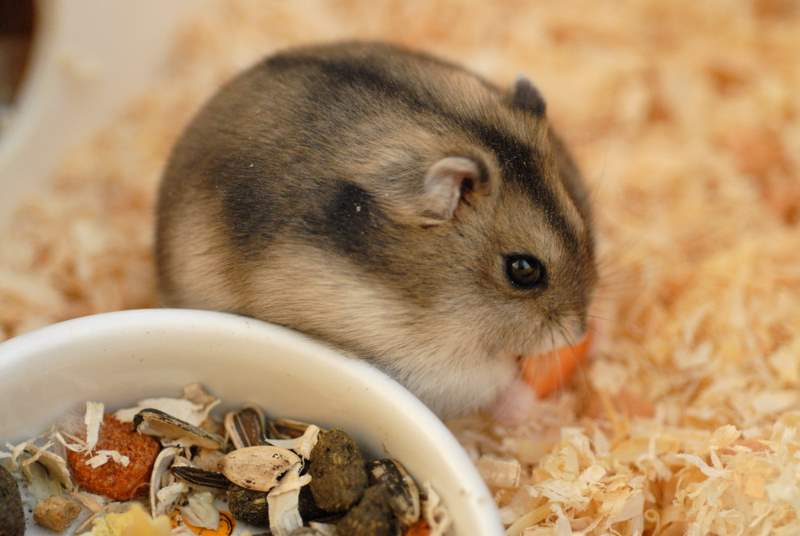
#> input picture OpenCV/images/ham1.jpg, 800 x 536 px, found by its file name
$ python 09_img_crop.py
#> lines starting #> are read from the running program, lines starting #| are printed output that depends on the picture
import cv2

image = cv2.imread('OpenCV/images/ham1.jpg')
#> image is the input picture: shape (536, 800, 3); mean B, G, R 102, 140.8, 174.9

#이미지 자르기
img_crop = image[100:200, 100:400]
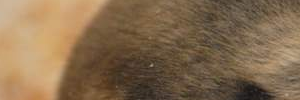
#> img_crop: shape (100, 300, 3); mean B, G, R 78.3, 107.6, 133.3

cv2.imshow('origin',image)
cv2.imshow('Crop', img_crop)
cv2.waitKey(0)
cv2.destroyAllWindows()

$ run again, with OpenCV/images/davidclode-parrot.jpg copied over OpenCV/images/ham1.jpg
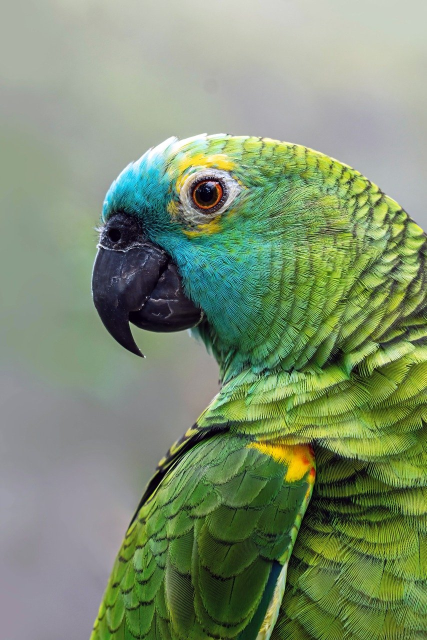
#> input picture OpenCV/images/davidclode-parrot.jpg, 853 x 1280 px, found by its file name (shown at 1/2 size)
#> image is the input picture: shape (1280, 853, 3); mean B, G, R 112.8, 143.9, 126.1
#> `img_crop = image[100:200, 100:400]`:
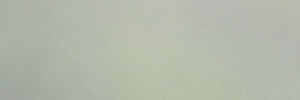
#> img_crop: shape (100, 300, 3); mean B, G, R 171.3, 185.4, 179.1
